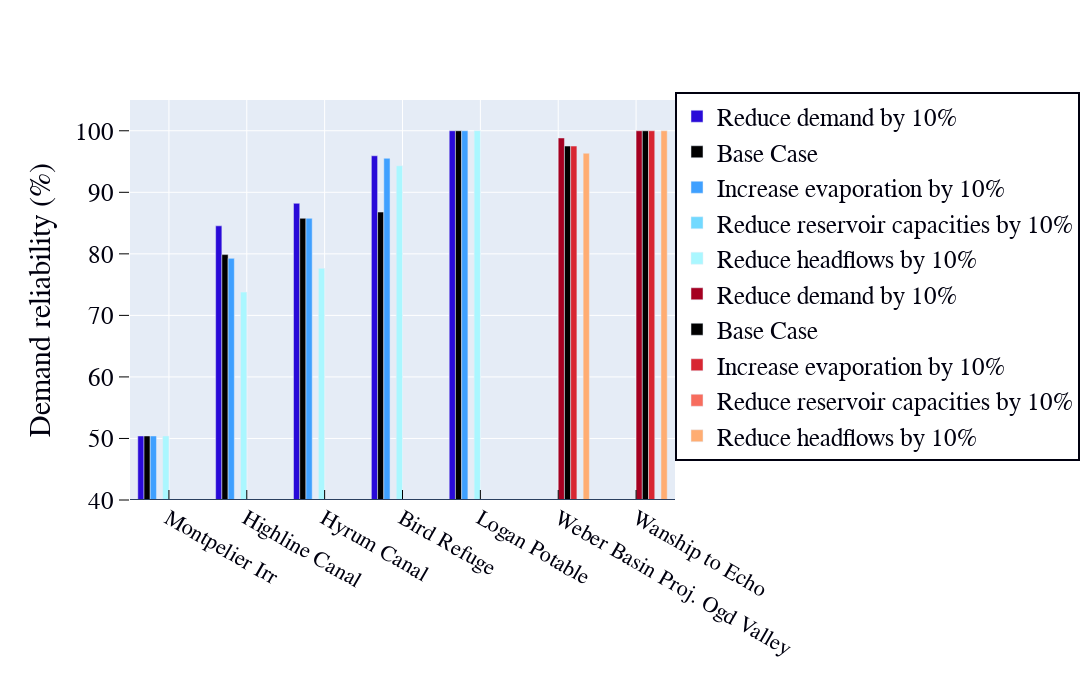

The notebook cell this image was saved under:
### Markdown cell above
# Plot: System reliability to meet demand targets across scenarios in the Bear (blue) and Weber (red) Rivers WEAP models.

### Code cell
scenario1 = go.Bar(
    x=Result['Demand']['BranchName'],
    y=Result['Demand']['Reliability'],
    name = 'Reduce demand by 10%',   

    marker = dict(
        color = '#290AD8'
))


scenario2 = go.Bar(
    x=Result['Reference']['BranchName'],
    y=Result['Reference']['Reliability'],
    name = 'Base Case', 
    marker = dict(
        color = '#000000',
    
))

scenario3 = go.Bar(
    x=Result['Evaporation']['BranchName'],
    y=Result['Evaporation']['Reliability'],
    name = 'Increase evaporation by 10%', 

    marker = dict(
        color = '#3FA0FF'
))



scenario4 = go.Bar(
    x=Result2['Reference']['BranchName'],
    y=Result2['Reference']['Reliability'],
    name = 'Reduce reservoir capacities by 10%',   

    marker = dict(
        color = '#72D9FF'
))



scenario5 = go.Bar(
    x=Result['Headflow']['BranchName'],
    y=Result['Headflow']['Reliability'],
    name = 'Reduce headflows by 10%',   

    marker = dict(
        color = '#AAF7FF'
))


#$$$$$$$$$$$$$$$$$$$$$$$$$$$$$$$$$$$$$$$$$$$$$$$$$$$$$$$$$$

scenario11 = go.Bar(
    x=Result3['Demand']['BranchName'],
    y=Result3['Demand']['Reliability'],
    name = 'Reduce demand by 10%',   
#     showlegend=False,

    marker = dict(
        color = '#A50021'
))


scenario12 = go.Bar(
    x=Result3['Reference']['BranchName'],
    y=Result3['Reference']['Reliability'],
    name = 'Base Case', 
#     showlegend=False,

    marker = dict(
        color = '#000000',
    
))

scenario13 = go.Bar(
    x=Result3['Evaporation']['BranchName'],
    y=Result3['Evaporation']['Reliability'],
    name = 'Increase evaporation by 10%', 
#     showlegend=False,

    marker = dict(
        color = '#D82632'
))



scenario14 = go.Bar(
    x=Result4['Reference']['BranchName'],
    y=Result4['Reference']['Reliability'],
    name = 'Reduce reservoir capacities by 10%',   
#     showlegend=False,

    marker = dict(
        color = '#F76D5E'
))



scenario15 = go.Bar(
    x=Result3['Headflow']['BranchName'],
    y=Result3['Headflow']['Reliability'],
    name = 'Reduce headflows by 10%',   
#     showlegend=False,
    marker = dict(
        color = '#FFAD72'
))




layout = dict(
    #title = "Use Case 3.3",
    yaxis = dict(
        title = "Demand reliability (%)",
        tickformat= ',',
        showline=True,
        tick0=40,

        dtick='10',
        ticks='outside',
        range = [40, 105],
        ticklen=10,
        tickcolor='#000',
        gridwidth=1,
        showgrid=True,

                ),
    
    xaxis = dict(
#         title = "Updated input parameters in the <br>Bear_River_WEAP_Model_2017",
#         showline=True,
        ticks='inside',
        tickfont=dict(size=22),
            tickcolor='#000',
        gridwidth=1,
        showgrid=True,

        ticklen=10
                    ),
        legend=dict(
        x=1,y=.56,
          bordercolor='#00000f',
            borderwidth=2
        
               ),
    width=1100,
    height=700,
    #paper_bgcolor='rgb(233,233,233)',
    #plot_bgcolor='rgb(233,233,233)',
    margin=go.Margin(l=130,b=200),
    font=dict(size=25,family='arial',color='#00000f'),

    showlegend=True,
    shapes=[{'type': 'line', 
                                           'x0': 0, 'x1': 1, 'xref': 'paper',
                                           'y0': 40, 'y1': 40, 'yref': 'y'}]
                )


data = [scenario1, scenario2,scenario3,scenario4,scenario5,scenario11, scenario12,scenario13,scenario14,scenario15]


# create a figure object
fig = dict(data=data, layout=layout)
#py.iplot(fig, filename = "2.3Identify_SeasonalValues") 


## it can be run from the local machine on Pycharm like this like below
## It would also work here offline but in a seperate window  
offline.iplot(fig,filename = 'jupyter/UnmentDemand@BirdRefuge' )       

print "Figure 5 is replicated!!"

### Figure 1 — Plotly figure (JSON) as saved in the notebook; plotly's stock layout.template omitted (floating-point values rounded to 4 significant figures)
{"data": [{"marker": {"color": "#290AD8"}, "name": "Reduce demand by 10%", "type": "bar", "x": ["Montpelier Irr", "Highline Canal", "Hyrum Canal", "Bird Refuge", "Logan Potable"], "y": [50.41, 84.55, 88.21, 95.93, 100]}, {"marker": {"color": "#000000"}, "name": "Base Case", "type": "bar", "x": ["Montpelier Irr", "Highline Canal", "Hyrum Canal", "Bird Refuge", "Logan Potable"], "y": [50.41, 79.88, 85.77, 86.79, 100]}, {"marker": {"color": "#3FA0FF"}, "name": "Increase evaporation by 10%", "type": "bar", "x": ["Montpelier Irr", "Highline Canal", "Hyrum Canal", "Bird Refuge", "Logan Potable"], "y": [50.41, 79.27, 85.77, 95.53, 100]}, {"marker": {"color": "#72D9FF"}, "name": "Reduce reservoir capacities by 10%", "type": "bar", "x": ["Montpelier Irr", "Highline Canal", "Hyrum Canal", "Bird Refuge", "Logan Potable"], "y": [0, 0, 0, 0, 0]}, {"marker": {"color": "#AAF7FF"}, "name": "Reduce headflows by 10%", "type": "bar", "x": ["Montpelier Irr", "Highline Canal", "Hyrum Canal", "Bird Refuge", "Logan Potable"], "y": [50.41, 73.78, 77.64, 94.31, 100]}, {"marker": {"color": "#A50021"}, "name": "Reduce demand by 10%", "type": "bar", "x": ["Weber Basin Proj. Ogd Valley", "Wanship to Echo"], "y": [98.83, 100]}, {"marker": {"color": "#000000"}, "name": "Base Case", "type": "bar", "x": ["Weber Basin Proj. Ogd Valley", "Wanship to Echo"], "y": [97.51, 100]}, {"marker": {"color": "#D82632"}, "name": "Increase evaporation by 10%", "type": "bar", "x": ["Weber Basin Proj. Ogd Valley", "Wanship to Echo"], "y": [97.51, 100]}, {"marker": {"color": "#F76D5E"}, "name": "Reduce reservoir capacities by 10%", "type": "bar", "x": ["Weber Basin Proj. Ogd Valley", "Wanship to Echo"], "y": [0, 0]}, {"marker": {"color": "#FFAD72"}, "name": "Reduce headflows by 10%", "type": "bar", "x": ["Weber Basin Proj. Ogd Valley", "Wanship to Echo"], "y": [96.35, 100]}], "layout": {"font": {"color": "#00000f", "family": "arial", "size": 25}, "height": 700, "legend": {"bordercolor": "#00000f", "borderwidth": 2, "x": 1, "y": 0.56}, "margin": {"b": 200, "l": 130}, "shapes": [{"type": "line", "x0": 0, "x1": 1, "xref": "paper", "y0": 40, "y1": 40, "yref": "y"}], "showlegend": true, "width": 1100, "xaxis": {"gridwidth": 1, "showgrid": true, "tickcolor": "#000", "tickfont": {"size": 22}, "ticklen": 10, "ticks": "inside"}, "yaxis": {"dtick": "10", "gridwidth": 1, "range": [40, 105], "showgrid": true, "showline": true, "tick0": 40, "tickcolor": "#000", "tickformat": ",", "ticklen": 10, "ticks": "outside", "title": {"text": "Demand reliability (%)"}}}}
